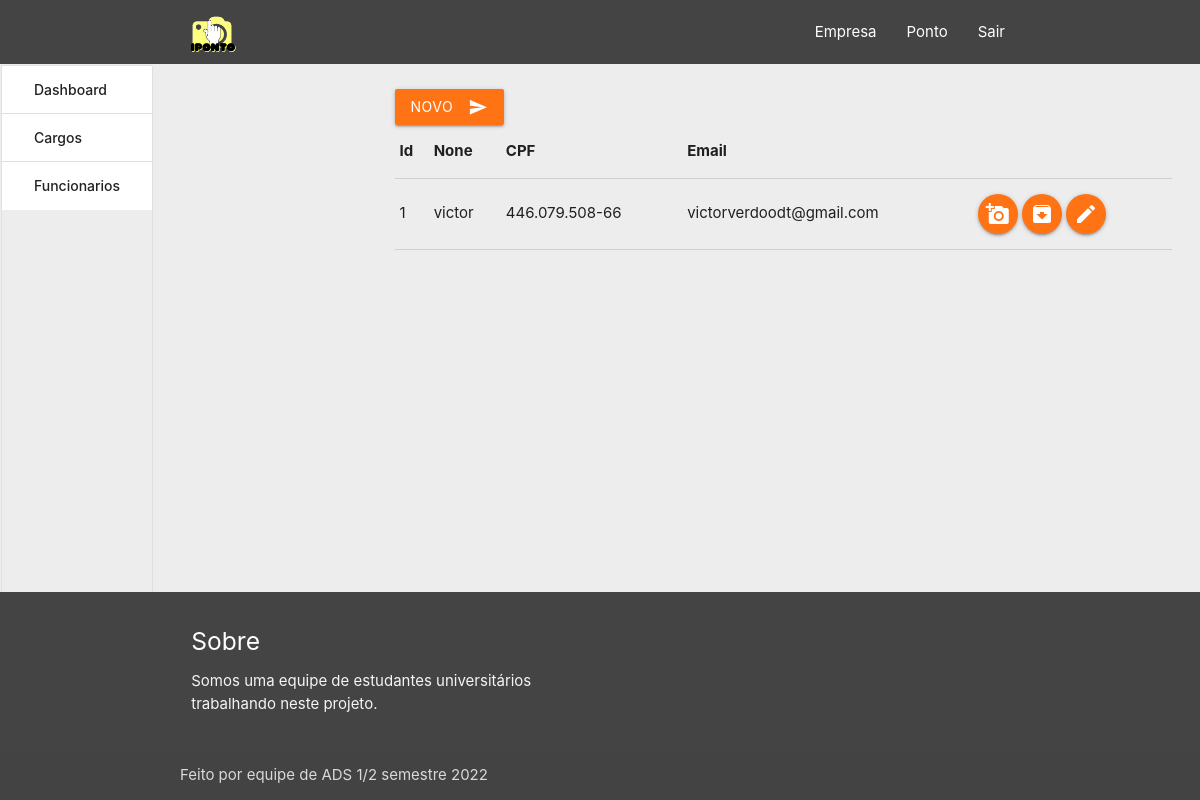
The page /funcionarios (signed in) on the database its author committed.
### app/models/funcionario.py (models this page shows, shortened)
class Funcionario(db.Model):
    __table_args__ = (
        db.UniqueConstraint('id_funcionario', 'cpf', 'id_empresa', name='unique_funcionario'),
    )
    id_funcionario = db.Column(db.Integer, primary_key=True, autoincrement=True)
    nome = db.Column(db.String(40), nullable=False)
    cpf = db.Column(db.String(11), nullable=False)
    email = db.Column(db.String(40), nullable=False)
    senha = db.Column(db.String(20), nullable=False)
    id_cargo = db.Column(db.Integer, db.ForeignKey('cargo.id_cargo'), nullable=False)
    id_empresa = db.Column(db.Integer, db.ForeignKey('empresa.id_empresa'), nullable=False)
    data_criacao = db.Column(db.DateTime, default=datetime.datetime.now())
    id_status = db.Column(db.Integer)
    empresas = db.relationship('Empresa', back_populates='funcionarios')
    cargo = db.relationship('Cargo', backref='funcionarios', lazy=True)
    funcionario_ponto = db.relationship('Funcionario_ponto', backref='funcionario', lazy=True)

### app/routes.py (the view)
@app.route('/funcionarios', methods=['GET'])
@helper.token_required
def detalhe_funcionario(current_user):
    if current_user[1] == 0:
        logado = helper.token_validate(request)
        users = funcionario.funcionarios_by_empresa(current_user[0].id_empresa)
        if cargo.count_cargo_by_id_empresa(current_user[0].id_empresa) <= 0:
            return render_template('funcionario_erro.html', logado=logado, title="Erro em cargos")
        return render_template('detalhe_funcionario.html', users=users, logado=logado, title="Funcionarios")
    return redirect('/detalhes')

### app/views/cargo.py (called while the page is built)
def count_cargo_by_id_empresa(id_empresa):
    try:
        return Cargo.query.filter(Cargo.id_empresa == id_empresa).filter(Cargo.id_status == 1).with_entities(
            func.count()).scalar()
    except:
        return 0

### app/views/empresa.py (called while the page is built)
def empresa_by_cnpj(cnpj):
    try:
        return Empresa.query.filter(Empresa.cnpj == cnpj).one()
    except:
        return None

### app/views/funcionario.py (called while the page is built)
def funcionarios_by_empresa(idEmpresa):
    try:
        return Funcionario.query.filter(Funcionario.id_empresa == idEmpresa).filter(Funcionario.id_status == 1).all()
    except:
        return None

### app/views/helper.py (called while the page is built)
def token_required(f):
    @wraps(f)
    def decorated(*args, **kwargs):
        token = request.cookies.get('token')
        if not token:
            return redirect("/login")
        try:
            data = jwt.decode(token, app.config['SECRET_KEY'], algorithms=['HS256'])
            role = int(data['role'])
            current_user = None
            if role == 0:
                current_user = empresa_by_cnpj(cnpj=data['username'])
            elif role == 1:
                current_user = funcionario_by_cpf(cpf=data['username'])
                if current_user.id_status == 0:
                    current_user = None
            if not current_user:
                return redirect("/login")
        except:
            return redirect("/login")
        return f((current_user, role), *args, **kwargs)
    return decorated

def token_validate(request):
    token = request.cookies.get('token')
    try:
        data = jwt.decode(token, app.config['SECRET_KEY'], algorithms=['HS256'])
        if int(data['role']) == 0:
            current_user = empresa_by_cnpj(cnpj=data['username'])
        else:
            current_user = funcionario_by_cpf(cpf=data['username'])
            if current_user.id_status == 0:
                current_user = None
        if current_user:
            return (True, int(data['role']))
    except:
        return None
    return None

### app/templates/detalhe_funcionario.html
{% extends "detalhe_layout.html" %}
{% block empresa %}
<div style="display: inline-flex;flex-direction: column;align-items: start;width: 100%;margin-left: 25%">
   <a href="/funcionario"><button style="background-color: #FF7315" class="btn waves-effect waves-light"> Novo <i class="material-icons right">send</i> </button></a>
  <table id="data" class="highlight">
    <thead>
      <tr>
        <th>Id</th>
        <th>None</th>
        <th>CPF</th>
        <th>Email</th>
      </tr>
    </thead>
    <tbody>
      {% for user in users %}
        <tr>
          <td>{{ user.id_funcionario }} </td>
          <td>{{ user.nome }}</td>
          <td>{{ user.cpf }}</td>
          <td>{{ user.email }}</td>
          <td>
            <a style="background-color: #FF7315" class="btn-floating tooltipped" data-position="bottom" data-tooltip="Cadastrar foto" href="/ponto/{{ user.id_funcionario }}"><i class="Small material-icons">add_a_photo</i></a>
            <a style="background-color: #FF7315" class="btn-floating tooltipped" data-position="bottom" data-tooltip="Retirar relatorio" href="/ponto/{{ user.id_funcionario }}/relatorio"><i class="Small material-icons">archive</i></a>
            <a style="background-color: #FF7315" class="btn-floating tooltipped" data-position="bottom" data-tooltip="Editar" href="/funcionario/{{ user.id_funcionario }}/editar"><i class="Small material-icons">mode_edit</i></a>
          </td>
        </tr>
      {% endfor %}
    </tbody>
  </table>
  </div>
{% endblock %}

### app/static/css/style.css (style rules this page uses)
body { display: flex; min-height: 100vh; flex-direction: column; }

### rows shown on the page
Funcionario: id_funcionario "1", nome "victor", cpf "446.079.508-66", email "victorverdoodt@gmail.com"
